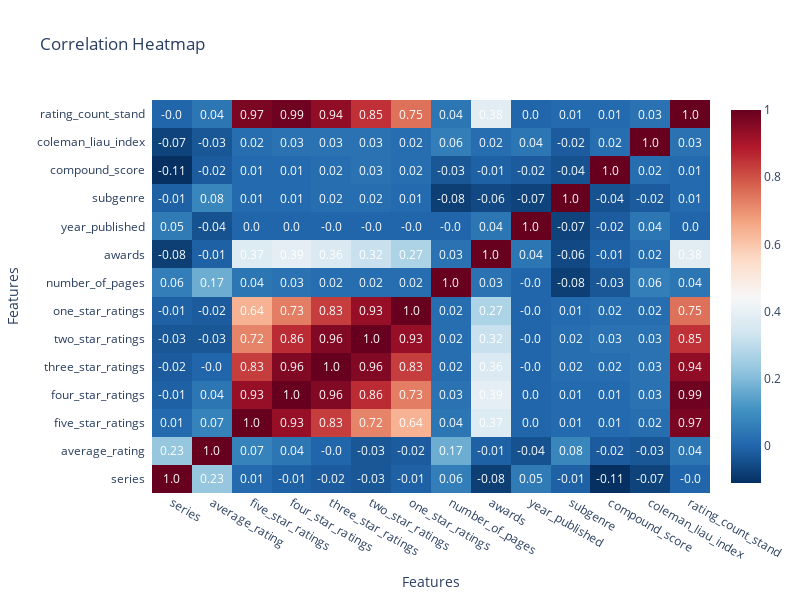

The notebook cell saved with this chart:
### Code cell
#df_model, df_retrieve = clean.prep_model(df_clean)

### Figure 1 — Plotly figure (JSON) as saved in the notebook; plotly's stock layout.template omitted (floating-point values rounded to 4 significant figures; data arrays with more than 128 entries replaced by an {"elided": "..."} marker saying what was removed)
{"data": [{"colorscale": [[0, "rgb(103,0,31)"], [0.1, "rgb(178,24,43)"], [0.2, "rgb(214,96,77)"], [0.3, "rgb(244,165,130)"], [0.4, "rgb(253,219,199)"], [0.5, "rgb(247,247,247)"], [0.6, "rgb(209,229,240)"], [0.7, "rgb(146,197,222)"], [0.8, "rgb(67,147,195)"], [0.9, "rgb(33,102,172)"], [1, "rgb(5,48,97)"]], "reversescale": true, "showscale": true, "type": "heatmap", "x": ["series", "average_rating", "five_star_ratings", "four_star_ratings", "three_star_ratings", "two_star_ratings", "one_star_ratings", "number_of_pages", "awards", "year_published", "subgenre", "compound_score", "coleman_liau_index", "rating_count_stand"], "y": ["series", "average_rating", "five_star_ratings", "four_star_ratings", "three_star_ratings", "two_star_ratings", "one_star_ratings", "number_of_pages", "awards", "year_published", "subgenre", "compound_score", "coleman_liau_index", "rating_count_stand"], "z": {"elided": "14x14 float values"}}], "layout": {"annotations": [{"font": {"color": "#FFFFFF"}, "showarrow": false, "text": "1.0", "x": "series", "xref": "x", "y": "series", "yref": "y"}, {"font": {"color": "#FFFFFF"}, "showarrow": false, "text": "0.23", "x": "average_rating", "xref": "x", "y": "series", "yref": "y"}, {"font": {"color": "#FFFFFF"}, "showarrow": false, "text": "0.01", "x": "five_star_ratings", "xref": "x", "y": "series", "yref": "y"}, {"font": {"color": "#FFFFFF"}, "showarrow": false, "text": "-0.01", "x": "four_star_ratings", "xref": "x", "y": "series", "yref": "y"}, {"font": {"color": "#FFFFFF"}, "showarrow": false, "text": "-0.02", "x": "three_star_ratings", "xref": "x", "y": "series", "yref": "y"}, {"font": {"color": "#FFFFFF"}, "showarrow": false, "text": "-0.03", "x": "two_star_ratings", "xref": "x", "y": "series", "yref": "y"}, {"font": {"color": "#FFFFFF"}, "showarrow": false, "text": "-0.01", "x": "one_star_ratings", "xref": "x", "y": "series", "yref": "y"}, {"font": {"color": "#FFFFFF"}, "showarrow": false, "text": "0.06", "x": "number_of_pages", "xref": "x", "y": "series", "yref": "y"}, {"font": {"color": "#FFFFFF"}, "showarrow": false, "text": "-0.08", "x": "awards", "xref": "x", "y": "series", "yref": "y"}, {"font": {"color": "#FFFFFF"}, "showarrow": false, "text": "0.05", "x": "year_published", "xref": "x", "y": "series", "yref": "y"}, {"font": {"color": "#FFFFFF"}, "showarrow": false, "text": "-0.01", "x": "subgenre", "xref": "x", "y": "series", "yref": "y"}, {"font": {"color": "#FFFFFF"}, "showarrow": false, "text": "-0.11", "x": "compound_score", "xref": "x", "y": "series", "yref": "y"}, {"font": {"color": "#FFFFFF"}, "showarrow": false, "text": "-0.07", "x": "coleman_liau_index", "xref": "x", "y": "series", "yref": "y"}, {"font": {"color": "#FFFFFF"}, "showarrow": false, "text": "-0.0", "x": "rating_count_stand", "xref": "x", "y": "series", "yref": "y"}, {"font": {"color": "#FFFFFF"}, "showarrow": false, "text": "0.23", "x": "series", "xref": "x", "y": "average_rating", "yref": "y"}, {"font": {"color": "#FFFFFF"}, "showarrow": false, "text": "1.0", "x": "average_rating", "xref": "x", "y": "average_rating", "yref": "y"}, {"font": {"color": "#FFFFFF"}, "showarrow": false, "text": "0.07", "x": "five_star_ratings", "xref": "x", "y": "average_rating", "yref": "y"}, {"font": {"color": "#FFFFFF"}, "showarrow": false, "text": "0.04", "x": "four_star_ratings", "xref": "x", "y": "average_rating", "yref": "y"}, {"font": {"color": "#FFFFFF"}, "showarrow": false, "text": "-0.0", "x": "three_star_ratings", "xref": "x", "y": "average_rating", "yref": "y"}, {"font": {"color": "#FFFFFF"}, "showarrow": false, "text": "-0.03", "x": "two_star_ratings", "xref": "x", "y": "average_rating", "yref": "y"}, {"font": {"color": "#FFFFFF"}, "showarrow": false, "text": "-0.02", "x": "one_star_ratings", "xref": "x", "y": "average_rating", "yref": "y"}, {"font": {"color": "#FFFFFF"}, "showarrow": false, "text": "0.17", "x": "number_of_pages", "xref": "x", "y": "average_rating", "yref": "y"}, {"font": {"color": "#FFFFFF"}, "showarrow": false, "text": "-0.01", "x": "awards", "xref": "x", "y": "average_rating", "yref": "y"}, {"font": {"color": "#FFFFFF"}, "showarrow": false, "text": "-0.04", "x": "year_published", "xref": "x", "y": "average_rating", "yref": "y"}, {"font": {"color": "#FFFFFF"}, "showarrow": false, "text": "0.08", "x": "subgenre", "xref": "x", "y": "average_rating", "yref": "y"}, {"font": {"color": "#FFFFFF"}, "showarrow": false, "text": "-0.02", "x": "compound_score", "xref": "x", "y": "average_rating", "yref": "y"}, {"font": {"color": "#FFFFFF"}, "showarrow": false, "text": "-0.03", "x": "coleman_liau_index", "xref": "x", "y": "average_rating", "yref": "y"}, {"font": {"color": "#FFFFFF"}, "showarrow": false, "text": "0.04", "x": "rating_count_stand", "xref": "x", "y": "average_rating", "yref": "y"}, {"font": {"color": "#FFFFFF"}, "showarrow": false, "text": "0.01", "x": "series", "xref": "x", "y": "five_star_ratings", "yref": "y"}, {"font": {"color": "#FFFFFF"}, "showarrow": false, "text": "0.07", "x": "average_rating", "xref": "x", "y": "five_star_ratings", "yref": "y"}, {"font": {"color": "#FFFFFF"}, "showarrow": false, "text": "1.0", "x": "five_star_ratings", "xref": "x", "y": "five_star_ratings", "yref": "y"}, {"font": {"color": "#FFFFFF"}, "showarrow": false, "text": "0.93", "x": "four_star_ratings", "xref": "x", "y": "five_star_ratings", "yref": "y"}, {"font": {"color": "#FFFFFF"}, "showarrow": false, "text": "0.83", "x": "three_star_ratings", "xref": "x", "y": "five_star_ratings", "yref": "y"}, {"font": {"color": "#FFFFFF"}, "showarrow": false, "text": "0.72", "x": "two_star_ratings", "xref": "x", "y": "five_star_ratings", "yref": "y"}, {"font": {"color": "#FFFFFF"}, "showarrow": false, "text": "0.64", "x": "one_star_ratings", "xref": "x", "y": "five_star_ratings", "yref": "y"}, {"font": {"color": "#FFFFFF"}, "showarrow": false, "text": "0.04", "x": "number_of_pages", "xref": "x", "y": "five_star_ratings", "yref": "y"}, {"font": {"color": "#FFFFFF"}, "showarrow": false, "text": "0.37", "x": "awards", "xref": "x", "y": "five_star_ratings", "yref": "y"}, {"font": {"color": "#FFFFFF"}, "showarrow": false, "text": "0.0", "x": "year_published", "xref": "x", "y": "five_star_ratings", "yref": "y"}, {"font": {"color": "#FFFFFF"}, "showarrow": false, "text": "0.01", "x": "subgenre", "xref": "x", "y": "five_star_ratings", "yref": "y"}, {"font": {"color": "#FFFFFF"}, "showarrow": false, "text": "0.01", "x": "compound_score", "xref": "x", "y": "five_star_ratings", "yref": "y"}, {"font": {"color": "#FFFFFF"}, "showarrow": false, "text": "0.02", "x": "coleman_liau_index", "xref": "x", "y": "five_star_ratings", "yref": "y"}, {"font": {"color": "#FFFFFF"}, "showarrow": false, "text": "0.97", "x": "rating_count_stand", "xref": "x", "y": "five_star_ratings", "yref": "y"}, {"font": {"color": "#FFFFFF"}, "showarrow": false, "text": "-0.01", "x": "series", "xref": "x", "y": "four_star_ratings", "yref": "y"}, {"font": {"color": "#FFFFFF"}, "showarrow": false, "text": "0.04", "x": "average_rating", "xref": "x", "y": "four_star_ratings", "yref": "y"}, {"font": {"color": "#FFFFFF"}, "showarrow": false, "text": "0.93", "x": "five_star_ratings", "xref": "x", "y": "four_star_ratings", "yref": "y"}, {"font": {"color": "#FFFFFF"}, "showarrow": false, "text": "1.0", "x": "four_star_ratings", "xref": "x", "y": "four_star_ratings", "yref": "y"}, {"font": {"color": "#FFFFFF"}, "showarrow": false, "text": "0.96", "x": "three_star_ratings", "xref": "x", "y": "four_star_ratings", "yref": "y"}, {"font": {"color": "#FFFFFF"}, "showarrow": false, "text": "0.86", "x": "two_star_ratings", "xref": "x", "y": "four_star_ratings", "yref": "y"}, {"font": {"color": "#FFFFFF"}, "showarrow": false, "text": "0.73", "x": "one_star_ratings", "xref": "x", "y": "four_star_ratings", "yref": "y"}, {"font": {"color": "#FFFFFF"}, "showarrow": false, "text": "0.03", "x": "number_of_pages", "xref": "x", "y": "four_star_ratings", "yref": "y"}, {"font": {"color": "#FFFFFF"}, "showarrow": false, "text": "0.39", "x": "awards", "xref": "x", "y": "four_star_ratings", "yref": "y"}, {"font": {"color": "#FFFFFF"}, "showarrow": false, "text": "0.0", "x": "year_published", "xref": "x", "y": "four_star_ratings", "yref": "y"}, {"font": {"color": "#FFFFFF"}, "showarrow": false, "text": "0.01", "x": "subgenre", "xref": "x", "y": "four_star_ratings", "yref": "y"}, {"font": {"color": "#FFFFFF"}, "showarrow": false, "text": "0.01", "x": "compound_score", "xref": "x", "y": "four_star_ratings", "yref": "y"}, {"font": {"color": "#FFFFFF"}, "showarrow": false, "text": "0.03", "x": "coleman_liau_index", "xref": "x", "y": "four_star_ratings", "yref": "y"}, {"font": {"color": "#FFFFFF"}, "showarrow": false, "text": "0.99", "x": "rating_count_stand", "xref": "x", "y": "four_star_ratings", "yref": "y"}, {"font": {"color": "#FFFFFF"}, "showarrow": false, "text": "-0.02", "x": "series", "xref": "x", "y": "three_star_ratings", "yref": "y"}, {"font": {"color": "#FFFFFF"}, "showarrow": false, "text": "-0.0", "x": "average_rating", "xref": "x", "y": "three_star_ratings", "yref": "y"}, {"font": {"color": "#FFFFFF"}, "showarrow": false, "text": "0.83", "x": "five_star_ratings", "xref": "x", "y": "three_star_ratings", "yref": "y"}, {"font": {"color": "#FFFFFF"}, "showarrow": false, "text": "0.96", "x": "four_star_ratings", "xref": "x", "y": "three_star_ratings", "yref": "y"}, {"font": {"color": "#FFFFFF"}, "showarrow": false, "text": "1.0", "x": "three_star_ratings", "xref": "x", "y": "three_star_ratings", "yref": "y"}, {"font": {"color": "#FFFFFF"}, "showarrow": false, "text": "0.96", "x": "two_star_ratings", "xref": "x", "y": "three_star_ratings", "yref": "y"}, {"font": {"color": "#FFFFFF"}, "showarrow": false, "text": "0.83", "x": "one_star_ratings", "xref": "x", "y": "three_star_ratings", "yref": "y"}, {"font": {"color": "#FFFFFF"}, "showarrow": false, "text": "0.02", "x": "number_of_pages", "xref": "x", "y": "three_star_ratings", "yref": "y"}, {"font": {"color": "#FFFFFF"}, "showarrow": false, "text": "0.36", "x": "awards", "xref": "x", "y": "three_star_ratings", "yref": "y"}, {"font": {"color": "#FFFFFF"}, "showarrow": false, "text": "-0.0", "x": "year_published", "xref": "x", "y": "three_star_ratings", "yref": "y"}, {"font": {"color": "#FFFFFF"}, "showarrow": false, "text": "0.02", "x": "subgenre", "xref": "x", "y": "three_star_ratings", "yref": "y"}, {"font": {"color": "#FFFFFF"}, "showarrow": false, "text": "0.02", "x": "compound_score", "xref": "x", "y": "three_star_ratings", "yref": "y"}, {"font": {"color": "#FFFFFF"}, "showarrow": false, "text": "0.03", "x": "coleman_liau_index", "xref": "x", "y": "three_star_ratings", "yref": "y"}, {"font": {"color": "#FFFFFF"}, "showarrow": false, "text": "0.94", "x": "rating_count_stand", "xref": "x", "y": "three_star_ratings", "yref": "y"}, {"font": {"color": "#FFFFFF"}, "showarrow": false, "text": "-0.03", "x": "series", "xref": "x", "y": "two_star_ratings", "yref": "y"}, {"font": {"color": "#FFFFFF"}, "showarrow": false, "text": "-0.03", "x": "average_rating", "xref": "x", "y": "two_star_ratings", "yref": "y"}, {"font": {"color": "#FFFFFF"}, "showarrow": false, "text": "0.72", "x": "five_star_ratings", "xref": "x", "y": "two_star_ratings", "yref": "y"}, {"font": {"color": "#FFFFFF"}, "showarrow": false, "text": "0.86", "x": "four_star_ratings", "xref": "x", "y": "two_star_ratings", "yref": "y"}, {"font": {"color": "#FFFFFF"}, "showarrow": false, "text": "0.96", "x": "three_star_ratings", "xref": "x", "y": "two_star_ratings", "yref": "y"}, {"font": {"color": "#FFFFFF"}, "showarrow": false, "text": "1.0", "x": "two_star_ratings", "xref": "x", "y": "two_star_ratings", "yref": "y"}, {"font": {"color": "#FFFFFF"}, "showarrow": false, "text": "0.93", "x": "one_star_ratings", "xref": "x", "y": "two_star_ratings", "yref": "y"}, {"font": {"color": "#FFFFFF"}, "showarrow": false, "text": "0.02", "x": "number_of_pages", "xref": "x", "y": "two_star_ratings", "yref": "y"}, {"font": {"color": "#FFFFFF"}, "showarrow": false, "text": "0.32", "x": "awards", "xref": "x", "y": "two_star_ratings", "yref": "y"}, {"font": {"color": "#FFFFFF"}, "showarrow": false, "text": "-0.0", "x": "year_published", "xref": "x", "y": "two_star_ratings", "yref": "y"}, {"font": {"color": "#FFFFFF"}, "showarrow": false, "text": "0.02", "x": "subgenre", "xref": "x", "y": "two_star_ratings", "yref": "y"}, {"font": {"color": "#FFFFFF"}, "showarrow": false, "text": "0.03", "x": "compound_score", "xref": "x", "y": "two_star_ratings", "yref": "y"}, {"font": {"color": "#FFFFFF"}, "showarrow": false, "text": "0.03", "x": "coleman_liau_index", "xref": "x", "y": "two_star_ratings", "yref": "y"}, {"font": {"color": "#FFFFFF"}, "showarrow": false, "text": "0.85", "x": "rating_count_stand", "xref": "x", "y": "two_star_ratings", "yref": "y"}, {"font": {"color": "#FFFFFF"}, "showarrow": false, "text": "-0.01", "x": "series", "xref": "x", "y": "one_star_ratings", "yref": "y"}, {"font": {"color": "#FFFFFF"}, "showarrow": false, "text": "-0.02", "x": "average_rating", "xref": "x", "y": "one_star_ratings", "yref": "y"}, {"font": {"color": "#FFFFFF"}, "showarrow": false, "text": "0.64", "x": "five_star_ratings", "xref": "x", "y": "one_star_ratings", "yref": "y"}, {"font": {"color": "#FFFFFF"}, "showarrow": false, "text": "0.73", "x": "four_star_ratings", "xref": "x", "y": "one_star_ratings", "yref": "y"}, {"font": {"color": "#FFFFFF"}, "showarrow": false, "text": "0.83", "x": "three_star_ratings", "xref": "x", "y": "one_star_ratings", "yref": "y"}, {"font": {"color": "#FFFFFF"}, "showarrow": false, "text": "0.93", "x": "two_star_ratings", "xref": "x", "y": "one_star_ratings", "yref": "y"}, {"font": {"color": "#FFFFFF"}, "showarrow": false, "text": "1.0", "x": "one_star_ratings", "xref": "x", "y": "one_star_ratings", "yref": "y"}, {"font": {"color": "#FFFFFF"}, "showarrow": false, "text": "0.02", "x": "number_of_pages", "xref": "x", "y": "one_star_ratings", "yref": "y"}, {"font": {"color": "#FFFFFF"}, "showarrow": false, "text": "0.27", "x": "awards", "xref": "x", "y": "one_star_ratings", "yref": "y"}, {"font": {"color": "#FFFFFF"}, "showarrow": false, "text": "-0.0", "x": "year_published", "xref": "x", "y": "one_star_ratings", "yref": "y"}, {"font": {"color": "#FFFFFF"}, "showarrow": false, "text": "0.01", "x": "subgenre", "xref": "x", "y": "one_star_ratings", "yref": "y"}, {"font": {"color": "#FFFFFF"}, "showarrow": false, "text": "0.02", "x": "compound_score", "xref": "x", "y": "one_star_ratings", "yref": "y"}, {"font": {"color": "#FFFFFF"}, "showarrow": false, "text": "0.02", "x": "coleman_liau_index", "xref": "x", "y": "one_star_ratings", "yref": "y"}, {"font": {"color": "#FFFFFF"}, "showarrow": false, "text": "0.75", "x": "rating_count_stand", "xref": "x", "y": "one_star_ratings", "yref": "y"}, {"font": {"color": "#FFFFFF"}, "showarrow": false, "text": "0.06", "x": "series", "xref": "x", "y": "number_of_pages", "yref": "y"}, {"font": {"color": "#FFFFFF"}, "showarrow": false, "text": "0.17", "x": "average_rating", "xref": "x", "y": "number_of_pages", "yref": "y"}, {"font": {"color": "#FFFFFF"}, "showarrow": false, "text": "0.04", "x": "five_star_ratings", "xref": "x", "y": "number_of_pages", "yref": "y"}, {"font": {"color": "#FFFFFF"}, "showarrow": false, "text": "0.03", "x": "four_star_ratings", "xref": "x", "y": "number_of_pages", "yref": "y"}, {"font": {"color": "#FFFFFF"}, "showarrow": false, "text": "0.02", "x": "three_star_ratings", "xref": "x", "y": "number_of_pages", "yref": "y"}, {"font": {"color": "#FFFFFF"}, "showarrow": false, "text": "0.02", "x": "two_star_ratings", "xref": "x", "y": "number_of_pages", "yref": "y"}, {"font": {"color": "#FFFFFF"}, "showarrow": false, "text": "0.02", "x": "one_star_ratings", "xref": "x", "y": "number_of_pages", "yref": "y"}, {"font": {"color": "#FFFFFF"}, "showarrow": false, "text": "1.0", "x": "number_of_pages", "xref": "x", "y": "number_of_pages", "yref": "y"}, {"font": {"color": "#FFFFFF"}, "showarrow": false, "text": "0.03", "x": "awards", "xref": "x", "y": "number_of_pages", "yref": "y"}, {"font": {"color": "#FFFFFF"}, "showarrow": false, "text": "-0.0", "x": "year_published", "xref": "x", "y": "number_of_pages", "yref": "y"}, {"font": {"color": "#FFFFFF"}, "showarrow": false, "text": "-0.08", "x": "subgenre", "xref": "x", "y": "number_of_pages", "yref": "y"}, {"font": {"color": "#FFFFFF"}, "showarrow": false, "text": "-0.03", "x": "compound_score", "xref": "x", "y": "number_of_pages", "yref": "y"}, {"font": {"color": "#FFFFFF"}, "showarrow": false, "text": "0.06", "x": "coleman_liau_index", "xref": "x", "y": "number_of_pages", "yref": "y"}, {"font": {"color": "#FFFFFF"}, "showarrow": false, "text": "0.04", "x": "rating_count_stand", "xref": "x", "y": "number_of_pages", "yref": "y"}, {"font": {"color": "#FFFFFF"}, "showarrow": false, "text": "-0.08", "x": "series", "xref": "x", "y": "awards", "yref": "y"}, {"font": {"color": "#FFFFFF"}, "showarrow": false, "text": "-0.01", "x": "average_rating", "xref": "x", "y": "awards", "yref": "y"}, {"font": {"color": "#FFFFFF"}, "showarrow": false, "text": "0.37", "x": "five_star_ratings", "xref": "x", "y": "awards", "yref": "y"}, {"font": {"color": "#FFFFFF"}, "showarrow": false, "text": "0.39", "x": "four_star_ratings", "xref": "x", "y": "awards", "yref": "y"}, {"font": {"color": "#FFFFFF"}, "showarrow": false, "text": "0.36", "x": "three_star_ratings", "xref": "x", "y": "awards", "yref": "y"}, {"font": {"color": "#FFFFFF"}, "showarrow": false, "text": "0.32", "x": "two_star_ratings", "xref": "x", "y": "awards", "yref": "y"}, {"font": {"color": "#FFFFFF"}, "showarrow": false, "text": "0.27", "x": "one_star_ratings", "xref": "x", "y": "awards", "yref": "y"}, {"font": {"color": "#FFFFFF"}, "showarrow": false, "text": "0.03", "x": "number_of_pages", "xref": "x", "y": "awards", "yref": "y"}, {"font": {"color": "#FFFFFF"}, "showarrow": false, "text": "1.0", "x": "awards", "xref": "x", "y": "awards", "yref": "y"}, {"font": {"color": "#FFFFFF"}, "showarrow": false, "text": "0.04", "x": "year_published", "xref": "x", "y": "awards", "yref": "y"}, {"font": {"color": "#FFFFFF"}, "showarrow": false, "text": "-0.06", "x": "subgenre", "xref": "x", "y": "awards", "yref": "y"}, {"font": {"color": "#FFFFFF"}, "showarrow": false, "text": "-0.01", "x": "compound_score", "xref": "x", "y": "awards", "yref": "y"}, {"font": {"color": "#FFFFFF"}, "showarrow": false, "text": "0.02", "x": "coleman_liau_index", "xref": "x", "y": "awards", "yref": "y"}, {"font": {"color": "#FFFFFF"}, "showarrow": false, "text": "0.38", "x": "rating_count_stand", "xref": "x", "y": "awards", "yref": "y"}, {"font": {"color": "#FFFFFF"}, "showarrow": false, "text": "0.05", "x": "series", "xref": "x", "y": "year_published", "yref": "y"}, {"font": {"color": "#FFFFFF"}, "showarrow": false, "text": "-0.04", "x": "average_rating", "xref": "x", "y": "year_published", "yref": "y"}, {"font": {"color": "#FFFFFF"}, "showarrow": false, "text": "0.0", "x": "five_star_ratings", "xref": "x", "y": "year_published", "yref": "y"}, {"font": {"color": "#FFFFFF"}, "showarrow": false, "text": "0.0", "x": "four_star_ratings", "xref": "x", "y": "year_published", "yref": "y"}, {"font": {"color": "#FFFFFF"}, "showarrow": false, "text": "-0.0", "x": "three_star_ratings", "xref": "x", "y": "year_published", "yref": "y"}, {"font": {"color": "#FFFFFF"}, "showarrow": false, "text": "-0.0", "x": "two_star_ratings", "xref": "x", "y": "year_published", "yref": "y"}, {"font": {"color": "#FFFFFF"}, "showarrow": false, "text": "-0.0", "x": "one_star_ratings", "xref": "x", "y": "year_published", "yref": "y"}, {"font": {"color": "#FFFFFF"}, "showarrow": false, "text": "-0.0", "x": "number_of_pages", "xref": "x", "y": "year_published", "yref": "y"}, {"font": {"color": "#FFFFFF"}, "showarrow": false, "text": "0.04", "x": "awards", "xref": "x", "y": "year_published", "yref": "y"}, {"font": {"color": "#FFFFFF"}, "showarrow": false, "text": "1.0", "x": "year_published", "xref": "x", "y": "year_published", "yref": "y"}, {"font": {"color": "#FFFFFF"}, "showarrow": false, "text": "-0.07", "x": "subgenre", "xref": "x", "y": "year_published", "yref": "y"}, {"font": {"color": "#FFFFFF"}, "showarrow": false, "text": "-0.02", "x": "compound_score", "xref": "x", "y": "year_published", "yref": "y"}, {"font": {"color": "#FFFFFF"}, "showarrow": false, "text": "0.04", "x": "coleman_liau_index", "xref": "x", "y": "year_published", "yref": "y"}, {"font": {"color": "#FFFFFF"}, "showarrow": false, "text": "0.0", "x": "rating_count_stand", "xref": "x", "y": "year_published", "yref": "y"}, {"font": {"color": "#FFFFFF"}, "showarrow": false, "text": "-0.01", "x": "series", "xref": "x", "y": "subgenre", "yref": "y"}, {"font": {"color": "#FFFFFF"}, "showarrow": false, "text": "0.08", "x": "average_rating", "xref": "x", "y": "subgenre", "yref": "y"}, {"font": {"color": "#FFFFFF"}, "showarrow": false, "text": "0.01", "x": "five_star_ratings", "xref": "x", "y": "subgenre", "yref": "y"}, {"font": {"color": "#FFFFFF"}, "showarrow": false, "text": "0.01", "x": "four_star_ratings", "xref": "x", "y": "subgenre", "yref": "y"}, {"font": {"color": "#FFFFFF"}, "showarrow": false, "text": "0.02", "x": "three_star_ratings", "xref": "x", "y": "subgenre", "yref": "y"}, {"font": {"color": "#FFFFFF"}, "showarrow": false, "text": "0.02", "x": "two_star_ratings", "xref": "x", "y": "subgenre", "yref": "y"}, {"font": {"color": "#FFFFFF"}, "showarrow": false, "text": "0.01", "x": "one_star_ratings", "xref": "x", "y": "subgenre", "yref": "y"}, {"font": {"color": "#FFFFFF"}, "showarrow": false, "text": "-0.08", "x": "number_of_pages", "xref": "x", "y": "subgenre", "yref": "y"}, {"font": {"color": "#FFFFFF"}, "showarrow": false, "text": "-0.06", "x": "awards", "xref": "x", "y": "subgenre", "yref": "y"}, {"font": {"color": "#FFFFFF"}, "showarrow": false, "text": "-0.07", "x": "year_published", "xref": "x", "y": "subgenre", "yref": "y"}, {"font": {"color": "#FFFFFF"}, "showarrow": false, "text": "1.0", "x": "subgenre", "xref": "x", "y": "subgenre", "yref": "y"}, {"font": {"color": "#FFFFFF"}, "showarrow": false, "text": "-0.04", "x": "compound_score", "xref": "x", "y": "subgenre", "yref": "y"}, {"font": {"color": "#FFFFFF"}, "showarrow": false, "text": "-0.02", "x": "coleman_liau_index", "xref": "x", "y": "subgenre", "yref": "y"}, {"font": {"color": "#FFFFFF"}, "showarrow": false, "text": "0.01", "x": "rating_count_stand", "xref": "x", "y": "subgenre", "yref": "y"}, {"font": {"color": "#FFFFFF"}, "showarrow": false, "text": "-0.11", "x": "series", "xref": "x", "y": "compound_score", "yref": "y"}, {"font": {"color": "#FFFFFF"}, "showarrow": false, "text": "-0.02", "x": "average_rating", "xref": "x", "y": "compound_score", "yref": "y"}, {"font": {"color": "#FFFFFF"}, "showarrow": false, "text": "0.01", "x": "five_star_ratings", "xref": "x", "y": "compound_score", "yref": "y"}, {"font": {"color": "#FFFFFF"}, "showarrow": false, "text": "0.01", "x": "four_star_ratings", "xref": "x", "y": "compound_score", "yref": "y"}, {"font": {"color": "#FFFFFF"}, "showarrow": false, "text": "0.02", "x": "three_star_ratings", "xref": "x", "y": "compound_score", "yref": "y"}, {"font": {"color": "#FFFFFF"}, "showarrow": false, "text": "0.03", "x": "two_star_ratings", "xref": "x", "y": "compound_score", "yref": "y"}, {"font": {"color": "#FFFFFF"}, "showarrow": false, "text": "0.02", "x": "one_star_ratings", "xref": "x", "y": "compound_score", "yref": "y"}, {"font": {"color": "#FFFFFF"}, "showarrow": false, "text": "-0.03", "x": "number_of_pages", "xref": "x", "y": "compound_score", "yref": "y"}, {"font": {"color": "#FFFFFF"}, "showarrow": false, "text": "-0.01", "x": "awards", "xref": "x", "y": "compound_score", "yref": "y"}, {"font": {"color": "#FFFFFF"}, "showarrow": false, "text": "-0.02", "x": "year_published", "xref": "x", "y": "compound_score", "yref": "y"}, {"font": {"color": "#FFFFFF"}, "showarrow": false, "text": "-0.04", "x": "subgenre", "xref": "x", "y": "compound_score", "yref": "y"}, {"font": {"color": "#FFFFFF"}, "showarrow": false, "text": "1.0", "x": "compound_score", "xref": "x", "y": "compound_score", "yref": "y"}, {"font": {"color": "#FFFFFF"}, "showarrow": false, "text": "0.02", "x": "coleman_liau_index", "xref": "x", "y": "compound_score", "yref": "y"}, {"font": {"color": "#FFFFFF"}, "showarrow": false, "text": "0.01", "x": "rating_count_stand", "xref": "x", "y": "compound_score", "yref": "y"}, {"font": {"color": "#FFFFFF"}, "showarrow": false, "text": "-0.07", "x": "series", "xref": "x", "y": "coleman_liau_index", "yref": "y"}, {"font": {"color": "#FFFFFF"}, "showarrow": false, "text": "-0.03", "x": "average_rating", "xref": "x", "y": "coleman_liau_index", "yref": "y"}, {"font": {"color": "#FFFFFF"}, "showarrow": false, "text": "0.02", "x": "five_star_ratings", "xref": "x", "y": "coleman_liau_index", "yref": "y"}, {"font": {"color": "#FFFFFF"}, "showarrow": false, "text": "0.03", "x": "four_star_ratings", "xref": "x", "y": "coleman_liau_index", "yref": "y"}, {"font": {"color": "#FFFFFF"}, "showarrow": false, "text": "0.03", "x": "three_star_ratings", "xref": "x", "y": "coleman_liau_index", "yref": "y"}, {"font": {"color": "#FFFFFF"}, "showarrow": false, "text": "0.03", "x": "two_star_ratings", "xref": "x", "y": "coleman_liau_index", "yref": "y"}, {"font": {"color": "#FFFFFF"}, "showarrow": false, "text": "0.02", "x": "one_star_ratings", "xref": "x", "y": "coleman_liau_index", "yref": "y"}, {"font": {"color": "#FFFFFF"}, "showarrow": false, "text": "0.06", "x": "number_of_pages", "xref": "x", "y": "coleman_liau_index", "yref": "y"}, {"font": {"color": "#FFFFFF"}, "showarrow": false, "text": "0.02", "x": "awards", "xref": "x", "y": "coleman_liau_index", "yref": "y"}, {"font": {"color": "#FFFFFF"}, "showarrow": false, "text": "0.04", "x": "year_published", "xref": "x", "y": "coleman_liau_index", "yref": "y"}, {"font": {"color": "#FFFFFF"}, "showarrow": false, "text": "-0.02", "x": "subgenre", "xref": "x", "y": "coleman_liau_index", "yref": "y"}, {"font": {"color": "#FFFFFF"}, "showarrow": false, "text": "0.02", "x": "compound_score", "xref": "x", "y": "coleman_liau_index", "yref": "y"}, {"font": {"color": "#FFFFFF"}, "showarrow": false, "text": "1.0", "x": "coleman_liau_index", "xref": "x", "y": "coleman_liau_index", "yref": "y"}, {"font": {"color": "#FFFFFF"}, "showarrow": false, "text": "0.03", "x": "rating_count_stand", "xref": "x", "y": "coleman_liau_index", "yref": "y"}, {"font": {"color": "#FFFFFF"}, "showarrow": false, "text": "-0.0", "x": "series", "xref": "x", "y": "rating_count_stand", "yref": "y"}, {"font": {"color": "#FFFFFF"}, "showarrow": false, "text": "0.04", "x": "average_rating", "xref": "x", "y": "rating_count_stand", "yref": "y"}, {"font": {"color": "#FFFFFF"}, "showarrow": false, "text": "0.97", "x": "five_star_ratings", "xref": "x", "y": "rating_count_stand", "yref": "y"}, {"font": {"color": "#FFFFFF"}, "showarrow": false, "text": "0.99", "x": "four_star_ratings", "xref": "x", "y": "rating_count_stand", "yref": "y"}, {"font": {"color": "#FFFFFF"}, "showarrow": false, "text": "0.94", "x": "three_star_ratings", "xref": "x", "y": "rating_count_stand", "yref": "y"}, {"font": {"color": "#FFFFFF"}, "showarrow": false, "text": "0.85", "x": "two_star_ratings", "xref": "x", "y": "rating_count_stand", "yref": "y"}, {"font": {"color": "#FFFFFF"}, "showarrow": false, "text": "0.75", "x": "one_star_ratings", "xref": "x", "y": "rating_count_stand", "yref": "y"}, {"font": {"color": "#FFFFFF"}, "showarrow": false, "text": "0.04", "x": "number_of_pages", "xref": "x", "y": "rating_count_stand", "yref": "y"}, {"font": {"color": "#FFFFFF"}, "showarrow": false, "text": "0.38", "x": "awards", "xref": "x", "y": "rating_count_stand", "yref": "y"}, {"font": {"color": "#FFFFFF"}, "showarrow": false, "text": "0.0", "x": "year_published", "xref": "x", "y": "rating_count_stand", "yref": "y"}, {"font": {"color": "#FFFFFF"}, "showarrow": false, "text": "0.01", "x": "subgenre", "xref": "x", "y": "rating_count_stand", "yref": "y"}, {"font": {"color": "#FFFFFF"}, "showarrow": false, "text": "0.01", "x": "compound_score", "xref": "x", "y": "rating_count_stand", "yref": "y"}, {"font": {"color": "#FFFFFF"}, "showarrow": false, "text": "0.03", "x": "coleman_liau_index", "xref": "x", "y": "rating_count_stand", "yref": "y"}, {"font": {"color": "#FFFFFF"}, "showarrow": false, "text": "1.0", "x": "rating_count_stand", "xref": "x", "y": "rating_count_stand", "yref": "y"}], "height": 600, "title": {"text": "Correlation Heatmap"}, "width": 800, "xaxis": {"dtick": 1, "gridcolor": "rgb(0, 0, 0)", "side": "bottom", "ticks": "", "title": {"text": "Features"}}, "yaxis": {"dtick": 1, "ticks": "", "ticksuffix": "  ", "title": {"text": "Features"}}}}
